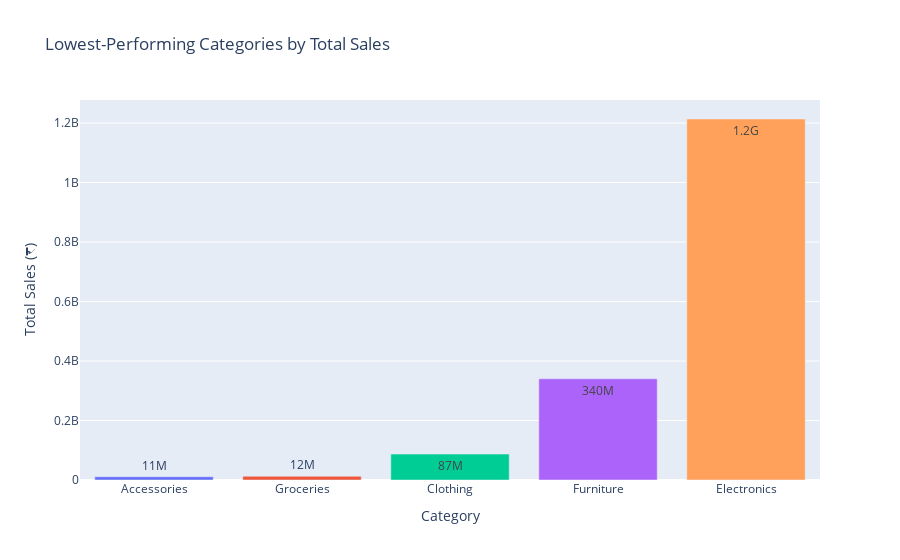

Notebook source saved alongside this figure:
### Markdown cell above
4.Are there any low-performing categories or products?

### Code cell
low_cat_sales = (
    df.groupby('ProductCategory')['TotalAmount']
      .sum()
      .sort_values(ascending=True)
      .reset_index()
)

fig = px.bar(
    low_cat_sales,
    x='ProductCategory',
    y='TotalAmount',
    text_auto='.2s',
    title='Lowest-Performing Categories by Total Sales',
    color='ProductCategory'
)
fig.update_layout(
    xaxis_title='Category',
    yaxis_title='Total Sales (₹)',
    showlegend=False
)
fig.show()

### Figure 1 — Plotly figure (JSON) as saved in the notebook; plotly's stock layout.template omitted (floating-point values rounded to 4 significant figures)
{"data": [{"hovertemplate": "ProductCategory=%{x}<br>TotalAmount=%{y}<extra></extra>", "legendgroup": "Accessories", "marker": {"color": "#636efa", "pattern": {"shape": ""}}, "name": "Accessories", "orientation": "v", "showlegend": true, "textposition": "auto", "texttemplate": "%{y:.2s}", "type": "bar", "x": ["Accessories"], "xaxis": "x", "y": [10930000.0], "yaxis": "y"}, {"hovertemplate": "ProductCategory=%{x}<br>TotalAmount=%{y}<extra></extra>", "legendgroup": "Groceries", "marker": {"color": "#EF553B", "pattern": {"shape": ""}}, "name": "Groceries", "orientation": "v", "showlegend": true, "textposition": "auto", "texttemplate": "%{y:.2s}", "type": "bar", "x": ["Groceries"], "xaxis": "x", "y": [12470000.0], "yaxis": "y"}, {"hovertemplate": "ProductCategory=%{x}<br>TotalAmount=%{y}<extra></extra>", "legendgroup": "Clothing", "marker": {"color": "#00cc96", "pattern": {"shape": ""}}, "name": "Clothing", "orientation": "v", "showlegend": true, "textposition": "auto", "texttemplate": "%{y:.2s}", "type": "bar", "x": ["Clothing"], "xaxis": "x", "y": [87130000.0], "yaxis": "y"}, {"hovertemplate": "ProductCategory=%{x}<br>TotalAmount=%{y}<extra></extra>", "legendgroup": "Furniture", "marker": {"color": "#ab63fa", "pattern": {"shape": ""}}, "name": "Furniture", "orientation": "v", "showlegend": true, "textposition": "auto", "texttemplate": "%{y:.2s}", "type": "bar", "x": ["Furniture"], "xaxis": "x", "y": [340400000.0], "yaxis": "y"}, {"hovertemplate": "ProductCategory=%{x}<br>TotalAmount=%{y}<extra></extra>", "legendgroup": "Electronics", "marker": {"color": "#FFA15A", "pattern": {"shape": ""}}, "name": "Electronics", "orientation": "v", "showlegend": true, "textposition": "auto", "texttemplate": "%{y:.2s}", "type": "bar", "x": ["Electronics"], "xaxis": "x", "y": [1214000000.0], "yaxis": "y"}], "layout": {"barmode": "relative", "legend": {"title": {"text": "ProductCategory"}, "tracegroupgap": 0}, "showlegend": false, "title": {"text": "Lowest-Performing Categories by Total Sales"}, "xaxis": {"anchor": "y", "categoryarray": ["Accessories", "Groceries", "Clothing", "Furniture", "Electronics"], "categoryorder": "array", "domain": [0, 1], "title": {"text": "Category"}}, "yaxis": {"anchor": "x", "domain": [0, 1], "title": {"text": "Total Sales (₹)"}}}}
